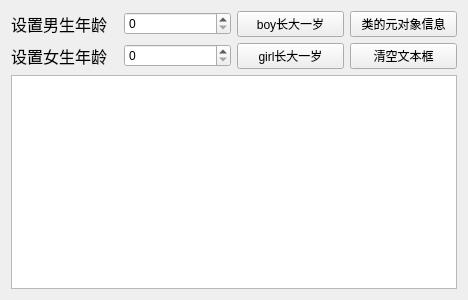
<?xml version="1.0" encoding="UTF-8"?>
<ui version="4.0">
 <class>Widget</class>
 <widget class="QWidget" name="Widget">
  <property name="geometry">
   <rect>
    <x>0</x>
    <y>0</y>
    <width>468</width>
    <height>300</height>
   </rect>
  </property>
  <property name="windowTitle">
   <string>MetaObject的使用</string>
  </property>
  <layout class="QVBoxLayout" name="verticalLayout">
   <item>
    <layout class="QHBoxLayout" name="horizontalLayout">
     <item>
      <widget class="QLabel" name="label">
       <property name="font">
        <font>
         <family>Agency FB</family>
         <pointsize>12</pointsize>
        </font>
       </property>
       <property name="text">
        <string>设置男生年龄</string>
       </property>
      </widget>
     </item>
     <item>
      <widget class="QSpinBox" name="spinBoy"/>
     </item>
     <item>
      <widget class="QPushButton" name="btnBoy">
       <property name="text">
        <string>boy长大一岁</string>
       </property>
      </widget>
     </item>
     <item>
      <widget class="QPushButton" name="btnInfo">
       <property name="text">
        <string>类的元对象信息</string>
       </property>
      </widget>
     </item>
    </layout>
   </item>
   <item>
    <layout class="QHBoxLayout" name="horizontalLayout_2">
     <item>
      <widget class="QLabel" name="label_2">
       <property name="font">
        <font>
         <family>Agency FB</family>
         <pointsize>12</pointsize>
        </font>
       </property>
       <property name="text">
        <string>设置女生年龄</string>
       </property>
      </widget>
     </item>
     <item>
      <widget class="QSpinBox" name="spinGirl"/>
     </item>
     <item>
      <widget class="QPushButton" name="btnGirl">
       <property name="text">
        <string>girl长大一岁</string>
       </property>
      </widget>
     </item>
     <item>
      <widget class="QPushButton" name="btnClear">
       <property name="text">
        <string>清空文本框</string>
       </property>
      </widget>
     </item>
    </layout>
   </item>
   <item>
    <widget class="QPlainTextEdit" name="plainTextEdit"/>
   </item>
  </layout>
 </widget>
 <layoutdefault spacing="6" margin="11"/>
 <resources/>
 <connections/>
</ui>
